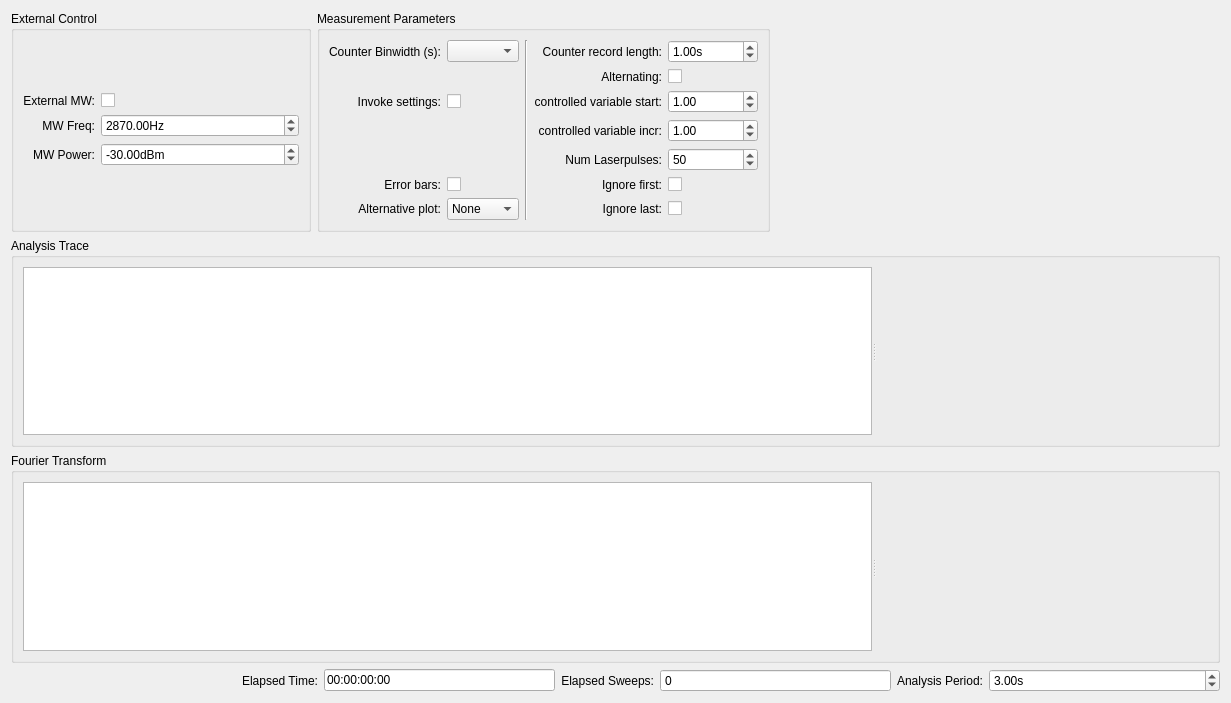
<?xml version="1.0" encoding="UTF-8"?>
<ui version="4.0">
 <class>pa</class>
 <widget class="QWidget" name="pa">
  <property name="geometry">
   <rect>
    <x>0</x>
    <y>0</y>
    <width>1231</width>
    <height>703</height>
   </rect>
  </property>
  <property name="windowTitle">
   <string>Form</string>
  </property>
  <layout class="QGridLayout" name="gridLayout">
   <item row="4" column="0" colspan="11">
    <widget class="QGroupBox" name="second_plot_GroupBox">
     <property name="sizePolicy">
      <sizepolicy hsizetype="Expanding" vsizetype="Expanding">
       <horstretch>0</horstretch>
       <verstretch>0</verstretch>
      </sizepolicy>
     </property>
     <property name="title">
      <string>Fourier Transform</string>
     </property>
     <layout class="QVBoxLayout" name="verticalLayout_2">
      <item>
       <widget class="QSplitter" name="second_plot_splitter">
        <property name="orientation">
         <enum>Qt::Horizontal</enum>
        </property>
        <widget class="PlotWidget" name="pulse_analysis_second_PlotWidget"/>
        <widget class="FitWidget" name="second_plot_fitwidget" native="true"/>
       </widget>
      </item>
     </layout>
    </widget>
   </item>
   <item row="3" column="0" colspan="11">
    <widget class="QGroupBox" name="groupBox_6">
     <property name="sizePolicy">
      <sizepolicy hsizetype="Expanding" vsizetype="Expanding">
       <horstretch>0</horstretch>
       <verstretch>0</verstretch>
      </sizepolicy>
     </property>
     <property name="title">
      <string>Analysis Trace</string>
     </property>
     <layout class="QVBoxLayout" name="verticalLayout">
      <item>
       <widget class="QSplitter" name="first_plot_splitter">
        <property name="midLineWidth">
         <number>0</number>
        </property>
        <property name="orientation">
         <enum>Qt::Horizontal</enum>
        </property>
        <widget class="PlotWidget" name="pulse_analysis_PlotWidget">
         <property name="sizeAdjustPolicy">
          <enum>QAbstractScrollArea::AdjustIgnored</enum>
         </property>
        </widget>
        <widget class="FitWidget" name="first_plot_fitwidget" native="true"/>
       </widget>
      </item>
     </layout>
    </widget>
   </item>
   <item row="5" column="0" colspan="11">
    <layout class="QHBoxLayout" name="horizontalLayout_2">
     <item>
      <spacer name="horizontalSpacer">
       <property name="orientation">
        <enum>Qt::Horizontal</enum>
       </property>
       <property name="sizeHint" stdset="0">
        <size>
         <width>40</width>
         <height>20</height>
        </size>
       </property>
      </spacer>
     </item>
     <item>
      <widget class="QLabel" name="time_param_elapsed_time_Label">
       <property name="text">
        <string>Elapsed Time:</string>
       </property>
       <property name="alignment">
        <set>Qt::AlignRight|Qt::AlignTrailing|Qt::AlignVCenter</set>
       </property>
      </widget>
     </item>
     <item>
      <widget class="QLineEdit" name="time_param_elapsed_time_LineEdit">
       <property name="maximumSize">
        <size>
         <width>16777215</width>
         <height>16777215</height>
        </size>
       </property>
       <property name="text">
        <string>00:00:00:00</string>
       </property>
      </widget>
     </item>
     <item>
      <widget class="QLabel" name="time_param_elapsed_sweep_Label">
       <property name="text">
        <string>Elapsed Sweeps:</string>
       </property>
       <property name="alignment">
        <set>Qt::AlignRight|Qt::AlignTrailing|Qt::AlignVCenter</set>
       </property>
      </widget>
     </item>
     <item>
      <widget class="ScienSpinBox" name="time_param_elapsed_sweep_SpinBox">
       <property name="sizePolicy">
        <sizepolicy hsizetype="Expanding" vsizetype="Fixed">
         <horstretch>0</horstretch>
         <verstretch>0</verstretch>
        </sizepolicy>
       </property>
       <property name="readOnly">
        <bool>true</bool>
       </property>
       <property name="buttonSymbols">
        <enum>QAbstractSpinBox::NoButtons</enum>
       </property>
       <property name="maximum">
        <number>999999999</number>
       </property>
      </widget>
     </item>
     <item>
      <widget class="QLabel" name="time_param_ana_periode_Label">
       <property name="text">
        <string>Analysis Period:</string>
       </property>
       <property name="alignment">
        <set>Qt::AlignRight|Qt::AlignTrailing|Qt::AlignVCenter</set>
       </property>
      </widget>
     </item>
     <item>
      <widget class="ScienDSpinBox" name="time_param_ana_periode_DoubleSpinBox">
       <property name="sizePolicy">
        <sizepolicy hsizetype="Expanding" vsizetype="Fixed">
         <horstretch>0</horstretch>
         <verstretch>0</verstretch>
        </sizepolicy>
       </property>
       <property name="suffix">
        <string>s</string>
       </property>
       <property name="minimum">
        <double>-1.000000000000000</double>
       </property>
       <property name="maximum">
        <double>999999999.000000000000000</double>
       </property>
       <property name="value">
        <double>3.000000000000000</double>
       </property>
      </widget>
     </item>
    </layout>
   </item>
   <item row="1" column="0" colspan="11">
    <layout class="QHBoxLayout" name="horizontalLayout_3">
     <item>
      <widget class="QGroupBox" name="groupBox_9">
       <property name="sizePolicy">
        <sizepolicy hsizetype="Preferred" vsizetype="Preferred">
         <horstretch>0</horstretch>
         <verstretch>0</verstretch>
        </sizepolicy>
       </property>
       <property name="maximumSize">
        <size>
         <width>300</width>
         <height>16777215</height>
        </size>
       </property>
       <property name="title">
        <string>External Control</string>
       </property>
       <layout class="QGridLayout" name="gridLayout_26">
        <item row="0" column="1">
         <layout class="QGridLayout" name="gridLayout_24">
          <item row="2" column="0">
           <widget class="QLabel" name="ext_control_mw_power_Label">
            <property name="text">
             <string>MW Power:</string>
            </property>
            <property name="alignment">
             <set>Qt::AlignRight|Qt::AlignTrailing|Qt::AlignVCenter</set>
            </property>
           </widget>
          </item>
          <item row="2" column="1">
           <widget class="ScienDSpinBox" name="ext_control_mw_power_DoubleSpinBox">
            <property name="sizePolicy">
             <sizepolicy hsizetype="Expanding" vsizetype="Fixed">
              <horstretch>0</horstretch>
              <verstretch>0</verstretch>
             </sizepolicy>
            </property>
            <property name="minimumSize">
             <size>
              <width>75</width>
              <height>0</height>
             </size>
            </property>
            <property name="maximumSize">
             <size>
              <width>200</width>
              <height>16777215</height>
             </size>
            </property>
            <property name="suffix">
             <string>dBm</string>
            </property>
            <property name="minimum">
             <double>-999999.000000000000000</double>
            </property>
            <property name="maximum">
             <double>999999.000000000000000</double>
            </property>
            <property name="value">
             <double>-30.000000000000000</double>
            </property>
           </widget>
          </item>
          <item row="0" column="0">
           <widget class="QLabel" name="label_34">
            <property name="text">
             <string>External MW:</string>
            </property>
            <property name="alignment">
             <set>Qt::AlignRight|Qt::AlignTrailing|Qt::AlignVCenter</set>
            </property>
           </widget>
          </item>
          <item row="1" column="0">
           <widget class="QLabel" name="ext_control_mw_freq_Label">
            <property name="text">
             <string>MW Freq:</string>
            </property>
            <property name="alignment">
             <set>Qt::AlignRight|Qt::AlignTrailing|Qt::AlignVCenter</set>
            </property>
           </widget>
          </item>
          <item row="0" column="1">
           <widget class="QCheckBox" name="ext_control_use_mw_CheckBox">
            <property name="sizePolicy">
             <sizepolicy hsizetype="Preferred" vsizetype="Fixed">
              <horstretch>0</horstretch>
              <verstretch>0</verstretch>
             </sizepolicy>
            </property>
            <property name="layoutDirection">
             <enum>Qt::LeftToRight</enum>
            </property>
            <property name="text">
             <string/>
            </property>
            <property name="tristate">
             <bool>false</bool>
            </property>
           </widget>
          </item>
          <item row="1" column="1">
           <widget class="ScienDSpinBox" name="ext_control_mw_freq_DoubleSpinBox">
            <property name="enabled">
             <bool>true</bool>
            </property>
            <property name="sizePolicy">
             <sizepolicy hsizetype="Expanding" vsizetype="Fixed">
              <horstretch>0</horstretch>
              <verstretch>0</verstretch>
             </sizepolicy>
            </property>
            <property name="minimumSize">
             <size>
              <width>75</width>
              <height>0</height>
             </size>
            </property>
            <property name="maximumSize">
             <size>
              <width>200</width>
              <height>16777215</height>
             </size>
            </property>
            <property name="suffix">
             <string>Hz</string>
            </property>
            <property name="maximum">
             <double>2100000044.000000000000000</double>
            </property>
            <property name="value">
             <double>2870.000000000000000</double>
            </property>
           </widget>
          </item>
         </layout>
        </item>
       </layout>
      </widget>
     </item>
     <item>
      <widget class="QGroupBox" name="groupBox_8">
       <property name="sizePolicy">
        <sizepolicy hsizetype="Expanding" vsizetype="Preferred">
         <horstretch>0</horstretch>
         <verstretch>0</verstretch>
        </sizepolicy>
       </property>
       <property name="title">
        <string>Measurement Parameters</string>
       </property>
       <layout class="QGridLayout" name="gridLayout_28">
        <item row="0" column="0">
         <layout class="QGridLayout" name="gridLayout_25">
          <item row="0" column="2" rowspan="7">
           <widget class="Line" name="line">
            <property name="orientation">
             <enum>Qt::Vertical</enum>
            </property>
           </widget>
          </item>
          <item row="6" column="4">
           <widget class="QCheckBox" name="ana_param_ignore_last_CheckBox">
            <property name="sizePolicy">
             <sizepolicy hsizetype="Preferred" vsizetype="Fixed">
              <horstretch>0</horstretch>
              <verstretch>0</verstretch>
             </sizepolicy>
            </property>
            <property name="layoutDirection">
             <enum>Qt::LeftToRight</enum>
            </property>
            <property name="text">
             <string/>
            </property>
           </widget>
          </item>
          <item row="0" column="3">
           <widget class="QLabel" name="ana_param_record_length_Label">
            <property name="text">
             <string>Counter record length:</string>
            </property>
            <property name="alignment">
             <set>Qt::AlignRight|Qt::AlignTrailing|Qt::AlignVCenter</set>
            </property>
           </widget>
          </item>
          <item row="0" column="4">
           <widget class="ScienDSpinBox" name="ana_param_record_length_DoubleSpinBox">
            <property name="sizePolicy">
             <sizepolicy hsizetype="Expanding" vsizetype="Fixed">
              <horstretch>0</horstretch>
              <verstretch>0</verstretch>
             </sizepolicy>
            </property>
            <property name="suffix">
             <string>s</string>
            </property>
            <property name="decimals">
             <number>2</number>
            </property>
            <property name="maximum">
             <double>100000000.000000000000000</double>
            </property>
            <property name="value">
             <double>1.000000000000000</double>
            </property>
           </widget>
          </item>
          <item row="2" column="4">
           <widget class="ScienDSpinBox" name="ana_param_x_axis_start_ScienDSpinBox">
            <property name="enabled">
             <bool>true</bool>
            </property>
            <property name="sizePolicy">
             <sizepolicy hsizetype="Expanding" vsizetype="Fixed">
              <horstretch>0</horstretch>
              <verstretch>0</verstretch>
             </sizepolicy>
            </property>
            <property name="maximum">
             <double>999999999.000000000000000</double>
            </property>
            <property name="value">
             <double>1.000000000000000</double>
            </property>
           </widget>
          </item>
          <item row="3" column="4">
           <widget class="ScienDSpinBox" name="ana_param_x_axis_inc_ScienDSpinBox">
            <property name="enabled">
             <bool>true</bool>
            </property>
            <property name="sizePolicy">
             <sizepolicy hsizetype="Expanding" vsizetype="Fixed">
              <horstretch>0</horstretch>
              <verstretch>0</verstretch>
             </sizepolicy>
            </property>
            <property name="maximum">
             <double>999999999.000000000000000</double>
            </property>
            <property name="value">
             <double>1.000000000000000</double>
            </property>
           </widget>
          </item>
          <item row="4" column="4">
           <widget class="QSpinBox" name="ana_param_num_laser_pulse_SpinBox">
            <property name="sizePolicy">
             <sizepolicy hsizetype="Expanding" vsizetype="Fixed">
              <horstretch>0</horstretch>
              <verstretch>0</verstretch>
             </sizepolicy>
            </property>
            <property name="minimum">
             <number>0</number>
            </property>
            <property name="maximum">
             <number>10000000</number>
            </property>
            <property name="value">
             <number>50</number>
            </property>
           </widget>
          </item>
          <item row="2" column="3">
           <widget class="QLabel" name="ana_param_x_axis_start_Label">
            <property name="text">
             <string>controlled variable start:</string>
            </property>
            <property name="alignment">
             <set>Qt::AlignRight|Qt::AlignTrailing|Qt::AlignVCenter</set>
            </property>
           </widget>
          </item>
          <item row="3" column="3">
           <widget class="QLabel" name="ana_param_x_axis_inc_Label">
            <property name="text">
             <string>controlled variable incr:</string>
            </property>
            <property name="alignment">
             <set>Qt::AlignRight|Qt::AlignTrailing|Qt::AlignVCenter</set>
            </property>
           </widget>
          </item>
          <item row="4" column="3">
           <widget class="QLabel" name="ana_param_num_laserpulses_Label">
            <property name="text">
             <string>Num Laserpulses:</string>
            </property>
            <property name="alignment">
             <set>Qt::AlignRight|Qt::AlignTrailing|Qt::AlignVCenter</set>
            </property>
           </widget>
          </item>
          <item row="0" column="0">
           <widget class="QLabel" name="label_22">
            <property name="text">
             <string>Counter Binwidth (s):</string>
            </property>
            <property name="alignment">
             <set>Qt::AlignRight|Qt::AlignTrailing|Qt::AlignVCenter</set>
            </property>
           </widget>
          </item>
          <item row="0" column="1">
           <widget class="QComboBox" name="ana_param_fc_bins_ComboBox"/>
          </item>
          <item row="2" column="0">
           <widget class="QLabel" name="label_2">
            <property name="text">
             <string>Invoke settings:</string>
            </property>
            <property name="alignment">
             <set>Qt::AlignRight|Qt::AlignTrailing|Qt::AlignVCenter</set>
            </property>
           </widget>
          </item>
          <item row="2" column="1">
           <widget class="QCheckBox" name="ana_param_invoke_settings_CheckBox">
            <property name="enabled">
             <bool>true</bool>
            </property>
            <property name="sizePolicy">
             <sizepolicy hsizetype="Preferred" vsizetype="Fixed">
              <horstretch>0</horstretch>
              <verstretch>0</verstretch>
             </sizepolicy>
            </property>
            <property name="layoutDirection">
             <enum>Qt::LeftToRight</enum>
            </property>
            <property name="text">
             <string/>
            </property>
            <property name="checked">
             <bool>false</bool>
            </property>
           </widget>
          </item>
          <item row="5" column="4">
           <widget class="QCheckBox" name="ana_param_ignore_first_CheckBox">
            <property name="sizePolicy">
             <sizepolicy hsizetype="Preferred" vsizetype="Fixed">
              <horstretch>0</horstretch>
              <verstretch>0</verstretch>
             </sizepolicy>
            </property>
            <property name="layoutDirection">
             <enum>Qt::LeftToRight</enum>
            </property>
            <property name="text">
             <string/>
            </property>
           </widget>
          </item>
          <item row="1" column="4">
           <widget class="QCheckBox" name="ana_param_alternating_CheckBox">
            <property name="sizePolicy">
             <sizepolicy hsizetype="Preferred" vsizetype="Fixed">
              <horstretch>0</horstretch>
              <verstretch>0</verstretch>
             </sizepolicy>
            </property>
            <property name="layoutDirection">
             <enum>Qt::LeftToRight</enum>
            </property>
            <property name="text">
             <string/>
            </property>
           </widget>
          </item>
          <item row="1" column="3">
           <widget class="QLabel" name="label_3">
            <property name="text">
             <string>Alternating:</string>
            </property>
            <property name="alignment">
             <set>Qt::AlignRight|Qt::AlignTrailing|Qt::AlignVCenter</set>
            </property>
           </widget>
          </item>
          <item row="5" column="3">
           <widget class="QLabel" name="label_4">
            <property name="layoutDirection">
             <enum>Qt::LeftToRight</enum>
            </property>
            <property name="text">
             <string>Ignore first:</string>
            </property>
            <property name="alignment">
             <set>Qt::AlignRight|Qt::AlignTrailing|Qt::AlignVCenter</set>
            </property>
           </widget>
          </item>
          <item row="6" column="3">
           <widget class="QLabel" name="label_5">
            <property name="text">
             <string>Ignore last:</string>
            </property>
            <property name="alignment">
             <set>Qt::AlignRight|Qt::AlignTrailing|Qt::AlignVCenter</set>
            </property>
           </widget>
          </item>
          <item row="6" column="1">
           <widget class="QComboBox" name="second_plot_ComboBox">
            <item>
             <property name="text">
              <string>None</string>
             </property>
            </item>
            <item>
             <property name="text">
              <string>FFT</string>
             </property>
            </item>
            <item>
             <property name="text">
              <string>Delta</string>
             </property>
            </item>
           </widget>
          </item>
          <item row="6" column="0">
           <widget class="QLabel" name="second_plot_Label">
            <property name="text">
             <string>Alternative plot:</string>
            </property>
            <property name="alignment">
             <set>Qt::AlignRight|Qt::AlignTrailing|Qt::AlignVCenter</set>
            </property>
           </widget>
          </item>
          <item row="5" column="0">
           <widget class="QLabel" name="show_errorbars_Label">
            <property name="text">
             <string>Error bars:</string>
            </property>
            <property name="alignment">
             <set>Qt::AlignRight|Qt::AlignTrailing|Qt::AlignVCenter</set>
            </property>
           </widget>
          </item>
          <item row="5" column="1">
           <widget class="QCheckBox" name="ana_param_errorbars_CheckBox">
            <property name="sizePolicy">
             <sizepolicy hsizetype="Preferred" vsizetype="Fixed">
              <horstretch>0</horstretch>
              <verstretch>0</verstretch>
             </sizepolicy>
            </property>
            <property name="text">
             <string/>
            </property>
           </widget>
          </item>
         </layout>
        </item>
       </layout>
      </widget>
     </item>
     <item>
      <spacer name="horizontalSpacer_2">
       <property name="orientation">
        <enum>Qt::Horizontal</enum>
       </property>
       <property name="sizeHint" stdset="0">
        <size>
         <width>40</width>
         <height>20</height>
        </size>
       </property>
      </spacer>
     </item>
    </layout>
   </item>
  </layout>
 </widget>
 <customwidgets>
  <customwidget>
   <class>ScienDSpinBox</class>
   <extends>QDoubleSpinBox</extends>
   <header>qudi.core.gui.qtwidgets.scientific_spinbox.h</header>
  </customwidget>
  <customwidget>
   <class>ScienSpinBox</class>
   <extends>QSpinBox</extends>
   <header>qudi.core.gui.qtwidgets.scientific_spinbox.h</header>
  </customwidget>
  <customwidget>
   <class>PlotWidget</class>
   <extends>QGraphicsView</extends>
   <header>pyqtgraph</header>
  </customwidget>
  <customwidget>
   <class>FitWidget</class>
   <extends>QWidget</extends>
   <header>qudi.core.gui.qtwidgets.fitting.h</header>
   <container>1</container>
  </customwidget>
 </customwidgets>
 <tabstops>
  <tabstop>ext_control_use_mw_CheckBox</tabstop>
  <tabstop>ext_control_mw_freq_DoubleSpinBox</tabstop>
  <tabstop>ext_control_mw_power_DoubleSpinBox</tabstop>
  <tabstop>ana_param_fc_bins_ComboBox</tabstop>
  <tabstop>ana_param_invoke_settings_CheckBox</tabstop>
  <tabstop>ana_param_errorbars_CheckBox</tabstop>
  <tabstop>second_plot_ComboBox</tabstop>
  <tabstop>ana_param_record_length_DoubleSpinBox</tabstop>
  <tabstop>ana_param_alternating_CheckBox</tabstop>
  <tabstop>ana_param_x_axis_start_ScienDSpinBox</tabstop>
  <tabstop>ana_param_x_axis_inc_ScienDSpinBox</tabstop>
  <tabstop>ana_param_num_laser_pulse_SpinBox</tabstop>
  <tabstop>ana_param_ignore_first_CheckBox</tabstop>
  <tabstop>ana_param_ignore_last_CheckBox</tabstop>
  <tabstop>pulse_analysis_PlotWidget</tabstop>
  <tabstop>pulse_analysis_second_PlotWidget</tabstop>
  <tabstop>time_param_elapsed_time_LineEdit</tabstop>
  <tabstop>time_param_elapsed_sweep_SpinBox</tabstop>
  <tabstop>time_param_ana_periode_DoubleSpinBox</tabstop>
 </tabstops>
 <resources/>
 <connections/>
</ui>
